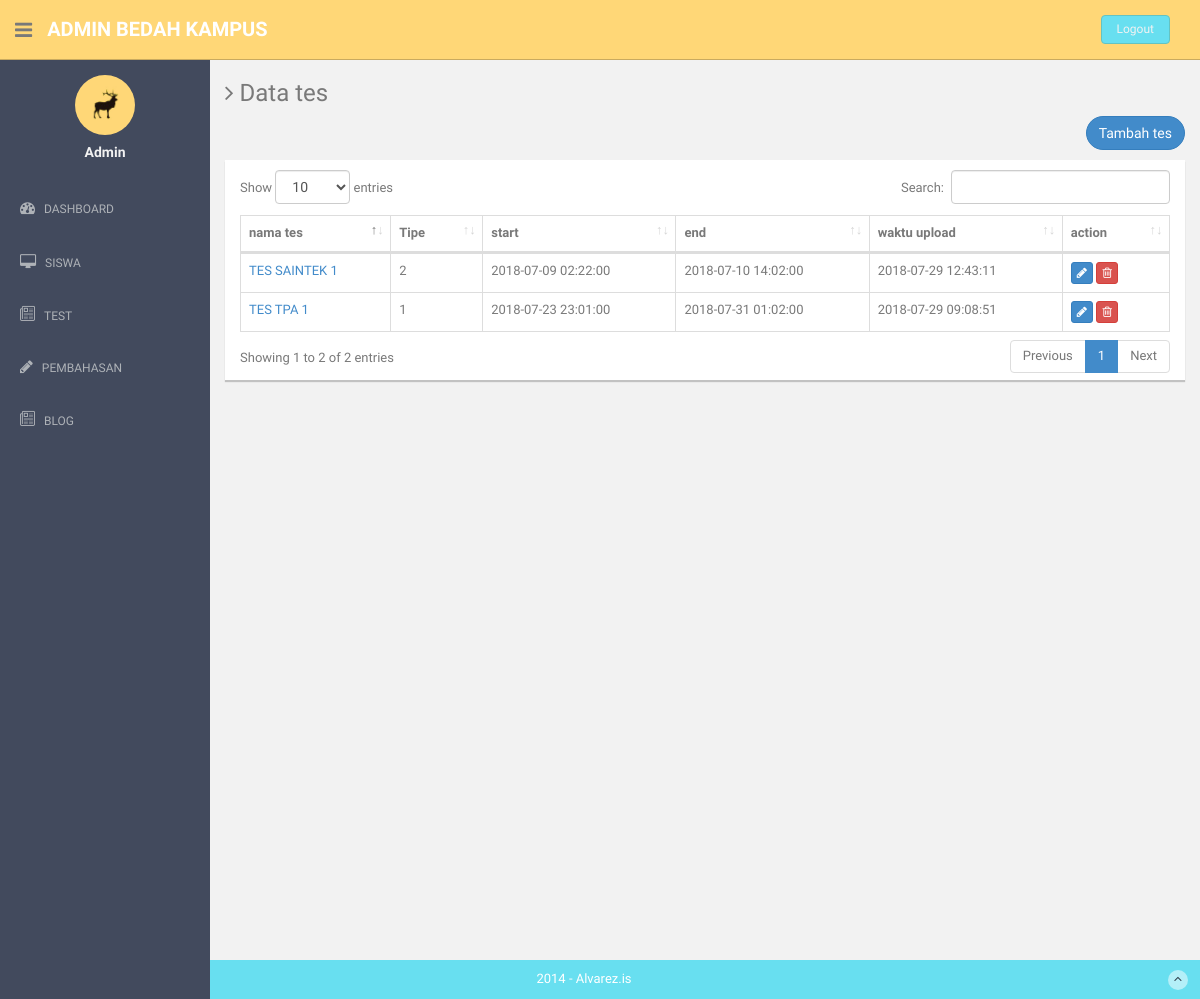
Before: /index.php/admin/daftartest with the older database file.
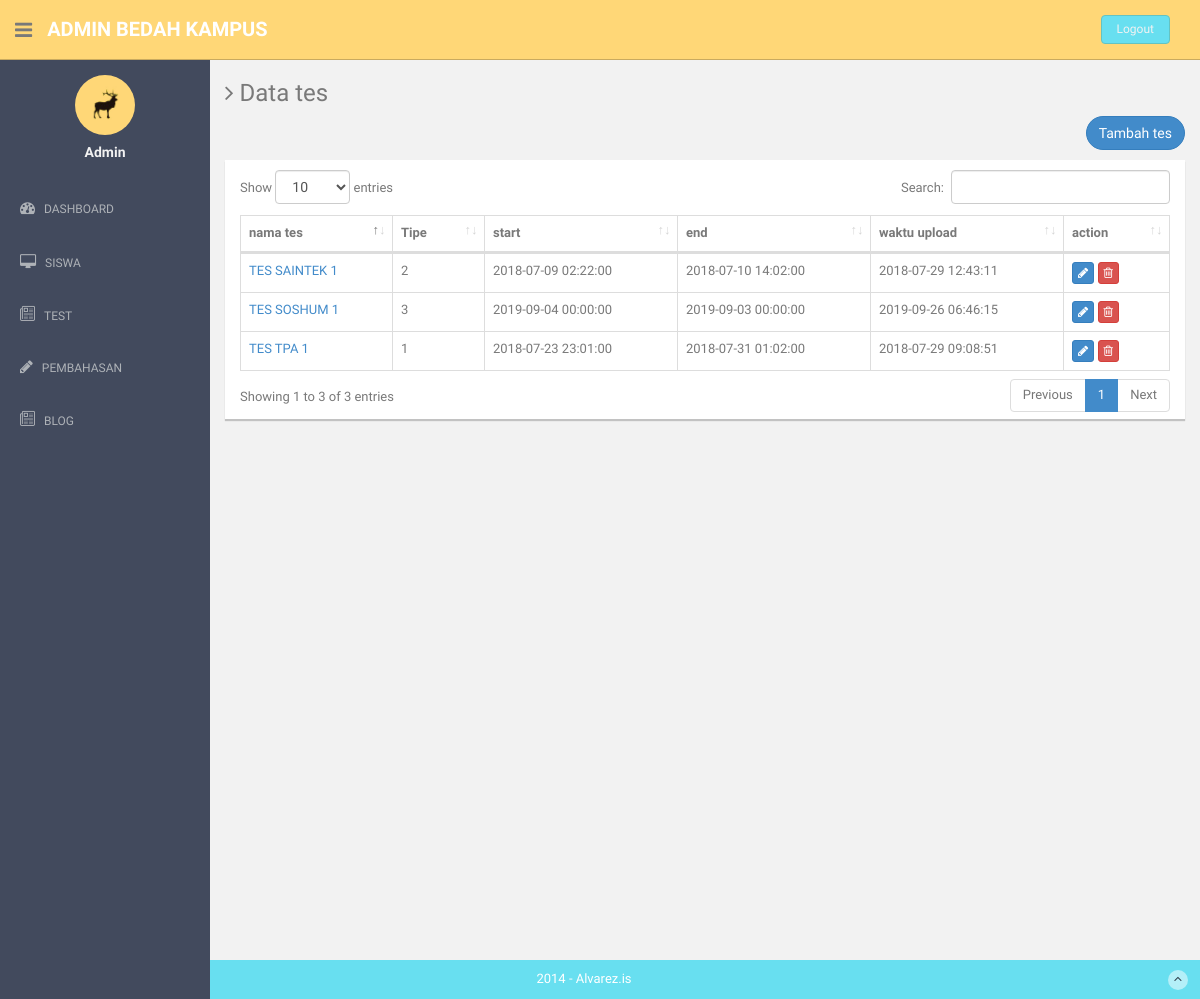
After: the same page with the newer database file.
### tables this page shows
CREATE TABLE `tes` (
  `id_tes` int(5) NOT NULL,
  `nama_tes` varchar(50) NOT NULL,
  `tipe` int(1) NOT NULL,
  `waktu_upload` datetime NOT NULL,
  `start` datetime NOT NULL,
  `end` datetime NOT NULL
);

### application/controllers/Admin.php (called while the page is built, shortened)
<?php
class Admin extends CI_Controller
{
	public function __construct(){
        $this->load->model('Madmin');
		$this->load->model('Msoal');
    }
	function daftartest()
	{
		$data['tes'] = $this->Msoal->dftr_tes()->result();
		$this->load->view('admin/daftar_test',$data);
	}
}
?>

### index.php (called while the page is built, shortened)
<?php
require_once BASEPATH.'core/CodeIgniter.php';

### application/models/Msoal.php (called while the page is built, shortened)
<?php
class Msoal extends CI_model {
	function dftr_tes()
	{
		return $this->db->get('tes');
	}
}
?>

### application/views/admin/daftar_test.php (the view, shortened to what this page needs)
<!DOCTYPE html>
<html lang="en">
  <head>
    <link href="<?php echo base_url('dst/assets/css/bootstrap.css '); ?>" rel="stylesheet">
    <link href="<?php echo base_url('dst/datatables/dataTables.bootstrap4.css'); ?>" rel="stylesheet">
    <link href="<?php echo base_url('dst/assets/font-awesome/css/font-awesome.css '); ?>" rel="stylesheet" />
    <link rel="stylesheet" type="text/css" href="<?php echo base_url('dst/assets/css/zabuto_calendar.css '); ?>">
    <link rel="stylesheet" type="text/css" href="<?php echo base_url('dst/assets/js/gritter/css/jquery.gritter.css '); ?>" />
    <link rel="stylesheet" type="text/css" href="<?php echo base_url('dst/assets/lineicons/style.css '); ?>">
    <link href="<?php echo base_url('dst/assets/css/style.css '); ?>" rel="stylesheet">
    <link href="<?php echo base_url('dst/assets/css/style-responsive.css '); ?>" rel="stylesheet">
  </head>
  <body>
  <section id="container" >
      <header class="header black-bg">
              <div class="sidebar-toggle-box">
                  <div class="fa fa-bars tooltips" data-placement="right" data-original-title="Toggle Navigation"></div>
              </div>
            <a href="index.html" class="logo"><b>Admin Bedah kampus</b></a>
            <div class="top-menu">
              <ul class="nav pull-right top-menu">
                    <li><a class="logout" href="logout">Logout</a></li>
              </ul>
            </div>
        </header>
      <?php include 'navbar.php'; ?>
      <section id="main-content">
          <section class="wrapper site-min-height">
            <h3><i class="fa fa-angle-right"></i> Data tes</h3>
            <a class="nav-link" data-toggle="modal" data-target="#exampleModal"> <button class="btn btn-round btn-primary" style="float: right;">Tambah tes</button></a>
            <div class="row mt">
              <div class="col-lg-12" >
              <p>
                <div class="card mb-3" style="height: 100%">
                  <div class="card-header" style="padding-bottom: 10px"> </div>
                  <div class="card-body">
                    <div class="table-responsive">
                      <table class="table table-bordered" id="dataTable" width="100%" cellspacing="0">
                        <thead>
                          <tr>
                            <th>nama tes</th>
                            <th>Tipe</th>
                            <th>start</th>
                            <th>end</th>
                            <th>waktu upload</th>
                            <th>action</th>
                          </tr>
                        </thead>
                        <tbody>
                          <?php foreach ($tes as $row) {
                            echo "<tr><td>";?>
                            <a href="dftr_soal?id_tes=<?php echo $row->id_tes; ?>"><?php echo $row->nama_tes; ?></a>
                            <?php
                            echo "</td>
                            <td>$row->tipe</td>
                            <td>$row->start</td>
                            <td>$row->end</td>
                            <td>$row->waktu_upload</td>
                            <td><a href='updt_tes?id_sl=$row->id_tes'><button class='btn btn-primary btn-xs'><i class='fa fa-pencil'></i></button></a>
                                <a href='del_tes?id_sl=$row->id_tes'><button class='btn btn-danger btn-xs'><i class='fa fa-trash-o ''></i></button></td></a>
                          </tr>";
                          } ?>
                        </tbody>
                      </table>
                    </div>
                  </div>
                </div></p>
              </div>
            </div>
    </section><! --/wrapper -->
      </section>
      <footer class="site-footer">
          <div class="text-center">
              2014 - Alvarez.is
              <a href="index.html#" class="go-top">
                  <i class="fa fa-angle-up"></i>
              </a>
          </div>
      </footer>
  </section>
  </body>
</html>

Changed rows visible on the page:
added tes: nama_tes "TES SOSHUM 1", tipe "3", start "2019-09-04 00:00:00", end "2019-09-03 00:00:00", waktu_upload "2019-09-26 06:46:15"
Other visible differences:
text written by a page script: "Show entries Search: Showing 1 to 2 of 2 entries Previous 1 Next" → "Show entries Search: Showing 1 to 3 of 3 entries Previous 1 Next"
